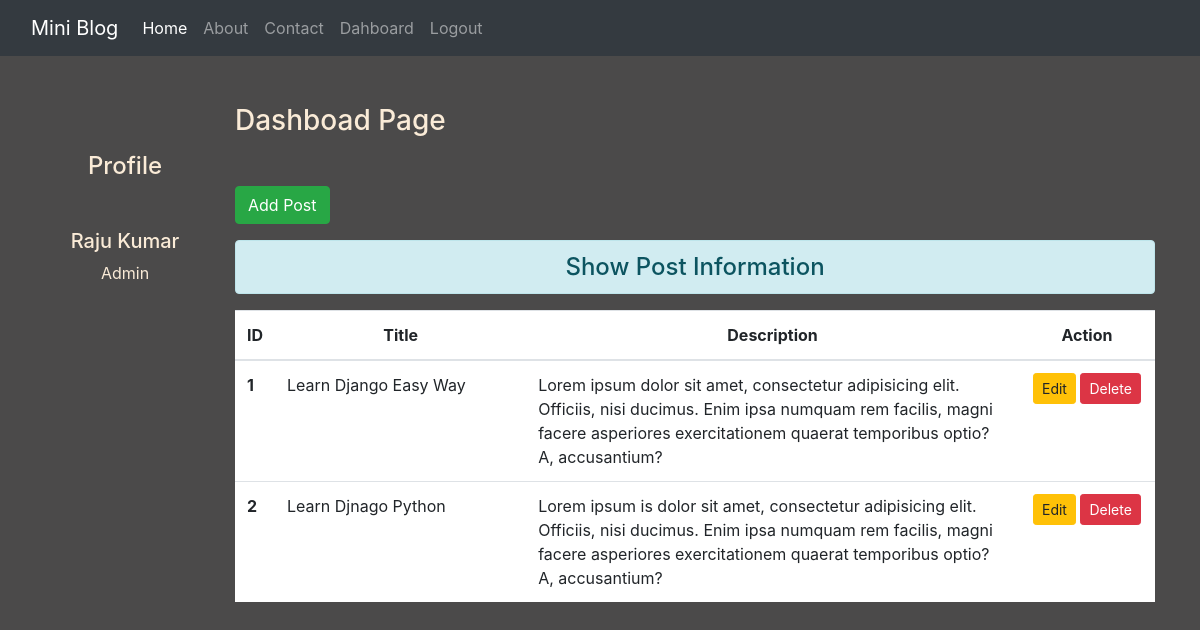
/deshboard/ (signed in), run on the app's committed database.
### blog/models.py (models this page shows)
class Post(models.Model):
    title=models.CharField(max_length=150)
    desc=models.TextField()

### blog/views.py (the view)
# urls.py: path('deshboard/',views.deshboard, name="deshboard"),
def deshboard(request):
    if request.user.is_authenticated:
        posts=Post.objects.all()
        user=request.user
        full_name= user.get_full_name()
        gps=user.groups.all()
        return render(request, 'blog/dasboard.html',{'posts':posts,'full_name':full_name,'groups':gps})
    else:
        return HttpResponseRedirect('/login/')

### blog/templates/blog/dasboard.html (shortened to what this page needs)
{% extends 'blog/base.html' %}
{% load static %}
{% block side %}
<div class="col-sm-2 my-5 text-center ">
    <h4 class="my-5">Profile</h4>
    <h5>{{full_name}}</h5>
    {% for group in groups %}
        <p>{{group.name}}</p>
    {% endfor %}
</div>
{% endblock side %}
{% block content %}
<div class="col-sm-10">
    <h3 class=" my-5 ">Dashboad Page</h3>
    <a href="{% url 'addpost' %}" class="btn btn-success">Add Post</a>
    <h4 class="text-center alert alert-info mt-3">Show Post Information</h4>
    {% if posts %}
    <table class="table table-hover bg-white">
        <thead>
          <tr class="text-center">
            <th scope="col" style="width: 2%;">ID</th>
            <th scope="col" style="width: 28%;">Title</th>
            <th scope="col" style="width: 55%;">Description</th>
            <th scope="col" style="width: 15%;">Action</th>
          </tr>
        </thead>
        <tbody>
            {% for post in posts  %}
            <tr>
                <th scope="row">{{post.id}}</th>
                <td>{{post.title}}</td>
                <td>{{post.desc}}</td>
                <td class="text-center">
                    <a href="{% url 'updatepost' post.id %}" class="btn btn-warning btn-sm">Edit</a>
                    {% if perms.blog.delete_post %}
                    <form action="{% url 'deletepost' post.id %}" method="post" class="d-inline">
                        <input type="submit" value="Delete" class="btn btn-danger btn-sm">
                    </form>
                    {% endif %}
                </td>
            </tr>
            {% endfor%}
        </tbody>
        </table>
        {% else %}
        <h4 class="text-center alert alert-warning">No Records</h4>
    {% endif%}
</div>
{% endblock content %}

### blog/templates/blog/base.html (shortened to what this page needs)
<!DOCTYPE html>
{% load static %}
<html lang="en">
<head>
    <link rel="stylesheet" href="{% static 'blog\css\bootstrap.min.css' %}">
    <link rel="stylesheet" href="{% static 'blog\css\style.css' %}">
</head>
<div class="container-fluid bg-dark">
    {% include 'blog/nevbar.html' %}
</div>
<div class="container">
    <div class="row">
        {% block side %}
        {% endblock side %}
        {% block content %}
        {% endblock content %}
    </div>
</div>
<body>
</body>
</html>

### blog/templates/blog/nevbar.html (shortened to what this page needs)
<nav class="navbar navbar-expand-lg navbar-dark bg-dark">
    <a class="navbar-brand" href="/">Mini Blog</a>
    <div class="collapse navbar-collapse" id="navbarNav">
      <ul class="navbar-nav">
        <li class="nav-item active">
          <a class="nav-link" href="/">Home <span class="sr-only">(current)</span></a>
        </li>
        <li class="nav-item">
          <a class="nav-link" href="{% url 'about' %}">About</a>
        </li>
        <li class="nav-item">
          <a class="nav-link" href="{% url 'contact' %}">Contact</a>
        </li>
        {% if request.user.is_authenticated  %}
        <li class="nav-item">
            <a class="nav-link" href="{% url 'deshboard' %}">Dahboard</a>
          </li>
          <li class="nav-item">
            <a class="nav-link" href="{% url 'logout' %}">Logout</a>
            {% endif %}
        </li>
      </ul>
    </div>
  </nav>

### blog/static/blog/css/style.css (style rules this page uses)
body { background-color: rgb(75,74,74); color: antiquewhite; }

### data on the page
Post: id "1", title "Learn Django Easy Way", desc "Lorem ipsum dolor sit amet, consectetur adipisicing elit. Officiis, nisi ducimus. Enim ipsa numquam rem facilis, magni facere asperiores exercitationem quaerat temporibus optio? A, accusantium?"
Post: id "2", title "Learn Djnago Python", desc "Lorem ipsum is dolor sit amet, consectetur adipisicing elit. Officiis, nisi ducimus. Enim ipsa numquam rem facilis, magni facere asperiores exercitationem quaerat temporibus optio? A, accusantium?"

### other printed values
{{ full_name }} "Raju Kumar"
{{ group.name }} "Admin"
